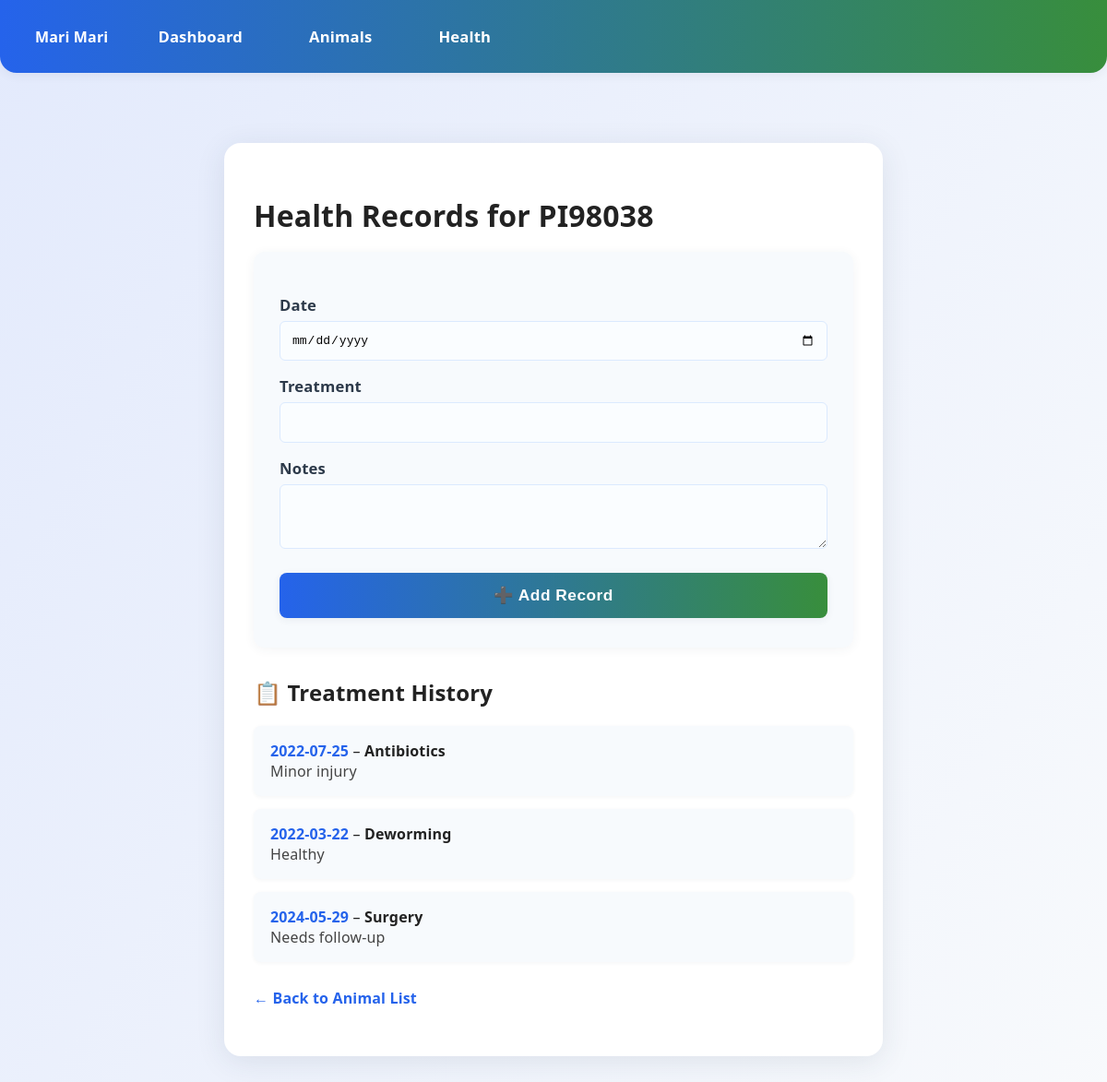
Page /animals/55/health on the committed database.
### models/settings.py (models this page shows)
class AppSettings(db.Model):
    __tablename__ = "app_settings"
    id = db.Column(db.Integer, primary_key=True)
    farm_name = db.Column(db.String(128), default="My Farm")

### models/animal.py (models this page shows)
class Animal(db.Model):
    __tablename__ = 'animal'
    id = db.Column(db.Integer, primary_key=True)
    tag_number = db.Column(db.String(50), unique=True, nullable=False)
    species = db.Column(db.String(50))
    breed = db.Column(db.String(50))
    sex = db.Column(db.String(10))
    date_of_birth = db.Column(db.Date)
    status = db.Column(db.String(20))

### models/health_record.py (models this page shows)
class HealthRecord(db.Model):
    id = db.Column(db.Integer, primary_key=True)
    animal_id = db.Column(db.Integer, db.ForeignKey('animal.id'), nullable=False)
    date = db.Column(db.Date, default=datetime.utcnow)
    treatment = db.Column(db.String(100))
    notes = db.Column(db.Text)
    animal = db.relationship(Animal, backref='health_records')

### app.py (the view, shortened to what this page needs)
@app.route("/animals/<int:animal_id>/health", methods=["GET", "POST"])
def animal_health(animal_id):
    animal = Animal.query.get_or_404(animal_id)
    return render_template("animal_health.html", animal=animal, settings=get_settings())

### app.py (called while the page is built)
@app.before_request
def create_tables():
    try:
        if not AppSettings.query.first():
            default_settings = AppSettings(farm_name="My Farm")
            db.session.add(default_settings)
            db.session.commit()
        admin_user = User.query.filter_by(username="admin").first()
        if not admin_user:
            admin = User(username="admin", email="admin@example.com", role="admin")
            admin.set_password("pass123")
            db.session.add(admin)
            db.session.commit()
            print("[DEBUG] Admin user created with username 'admin' and password 'pass123'. Hash:", admin.password_hash)
        else:
            print(f"[DEBUG] Admin user already exists. Username: {admin_user.username}, Hash: {admin_user.password_hash}")
    except Exception as e:
        print(f"[DEBUG] Exception in create_tables: {e}")
        pass

@app.before_request
def load_logged_in_user():
    user_id = session.get("user_id")
    g.current_user = db.session.get(User,user_id) if user_id else None

def get_settings():
    try:
        return AppSettings.query.first()
    except Exception:
        return None

@app.context_processor
def inject_globals():
    return dict(settings=get_settings(), get_flashed_messages=get_flashed_messages)

### templates/animal_health.html (shortened to what this page needs)
{% extends "base.html" %}
{% block content %}
  <div class="container">
    <h1 style="margin-bottom: 18px;">Health Records for {{ animal.tag_number }}</h1>
    <form method="POST" class="form-card">
        <label>Date</label>
        <input name="date" type="date" required>
        <label>Treatment</label>
        <input name="treatment" required>
        <label>Notes</label>
        <textarea name="notes"></textarea>
        <button type="submit">➕ Add Record</button>
    </form>
    <h2 style="margin-top: 32px;">📋 Treatment History</h2>
    <ul style="list-style: none; padding: 0; margin: 0;">
        {% for record in animal.health_records %}
        <li style="background: #f7fafd; border-radius: 8px; margin-bottom: 14px; padding: 16px 18px; box-shadow: 0 1px 4px rgba(44,62,80,0.05);">
            <strong style="color:#2563eb;">{{ record.date }}</strong> – <span style="font-weight:600;">{{ record.treatment }}</span><br>
            <span style="color:#444;">{{ record.notes }}</span>
        </li>
        {% else %}
        <p>No health records yet.</p>
        {% endfor %}
    </ul>
    <p style="margin-top: 28px;"><a class="nav-link" href="/animals">← Back to Animal List</a></p>
  </div>
{% endblock %}

### templates/base.html (shortened to what this page needs)
<!DOCTYPE html>
<html>
<head>
  <link rel="stylesheet" href="/static/style.css">
</head>
<body>
  <div class="navbar">
    <div class="nav-left">
      <span style="font-weight:700; color:#fff; margin-right:18px;">
        {{ (settings.farm_name if settings is defined else "Farm Manager") }}
      </span>
      <a href="/dashboard">Dashboard</a>
      <a href="/animals">Animals</a>
      <a href="/health-records">Health</a>
    </div>
  </div>
  <div class="content">
    {% block content %}{% endblock %}
  </div>
</body>
</html>

### static/style.css (style rules this page uses)
body { min-height: 100vh; font-family: 'Segoe UI', 'Roboto', Arial, sans-serif; background: linear-gradient(120deg, #e3eafc 0%, #f8fafc 100%); margin: 0; padding: 0; color: #222; letter-spacing: 0.01em; }
.container { max-width: 650px; margin: 48px auto; padding: 36px 32px; background: #fff; box-shadow: 0 6px 32px rgba(44,62,80,0.10); border-radius: 18px; }
.form-card { display: flex; flex-direction: column; background: #f7fafd; border-radius: 12px; padding: 32px 28px; box-shadow: 0 2px 12px rgba(44,62,80,0.06); }
label { margin: 14px 0 6px; color: #2d3a4a; font-weight: 600; font-size: 1.04em; letter-spacing: 0.01em; }
input, select, textarea { padding: 12px; font-size: 1em; border: 1.5px solid #dbeafe; border-radius: 6px; background: #fafdff; margin-bottom: 2px; transition: border 0.2s; outline: none; box-sizing: border-box; }
textarea { min-height: 70px; resize: vertical; }
button { margin-top: 24px; padding: 14px 0; background: linear-gradient(90deg, #2563eb 0%, #388e3c 100%); color: white; font-weight: 700; font-size: 1.08em; border: none; border-radius: 8px; cursor: pointer; box-shadow: 0 2px 8px rgba(44,62,80,0.07); transition: background 0.2s, box-shadow 0.2s; letter-spacing: 0.03em; }
a.nav-link { color: #2563eb; text-decoration: none; font-weight: 600; transition: color 0.18s; }
.navbar { display: flex; justify-content: space-between; align-items: center; background: linear-gradient(90deg, #2563eb 0%, #388e3c 100%); padding: 18px 38px; border-radius: 0 0 18px 18px; box-shadow: 0 2px 12px rgba(44,62,80,0.07); }
.navbar a { color: #fff; text-decoration: none; font-weight: 700; margin: 0 14px; padding: 10px 22px; border-radius: 8px; transition: background 0.2s, color 0.2s; font-size: 1.04em; letter-spacing: 0.01em; }
.nav-left, .nav-right { display: flex; align-items: center; }
.content { padding: 28px 0; max-width: 900px; margin: 0 auto; }

### templates/base.html (style rules this page uses)
body { background: linear-gradient(120deg, #e3eafc 0%, #f8fafc 100%); min-height: 100vh; }
.content { max-width: 900px; margin: 0 auto; padding: 28px 0; }

### rows in the picture
AppSettings: farm_name "Mari Mari"
Animal: tag_number "PI98038"
HealthRecord: date "2022-07-25", treatment "Antibiotics", notes "Minor injury"
HealthRecord: date "2022-03-22", treatment "Deworming", notes "Healthy"
HealthRecord: date "2024-05-29", treatment "Surgery", notes "Needs follow-up"
